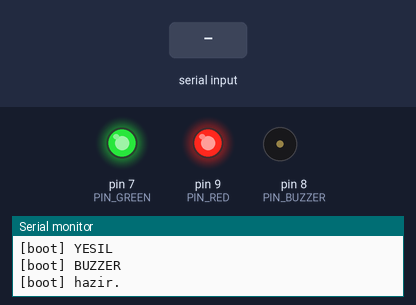
The sketch below on a simulated Arduino Uno, built with avr-gcc and run on an emulated ATmega328P. Parts: output pins drawn as LEDs (lit = HIGH), buzzer (waves = sounding), the last lines printed to the serial monitor. Inputs (shaded band) come from the test bench.

Above: at 3.3 s.
3.4 s: "R\n" received over Serial
At 3.57 s:
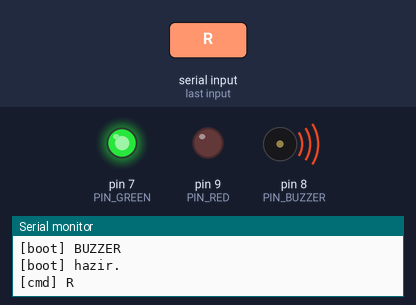
6.4 s: byte 66 ('B') received over Serial
At 7.5 s:
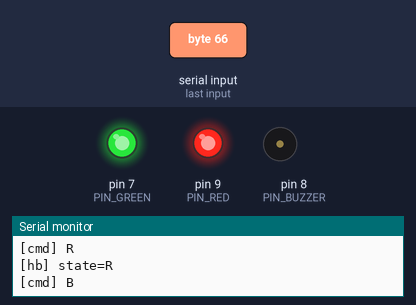
7.9 s: byte 84 ('T') received over Serial
At 8.5 s:
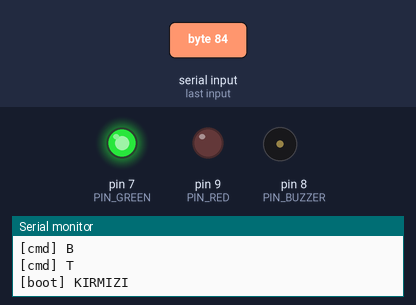
10.9 s: byte 116 ('t') received over Serial
At 12.2 s:
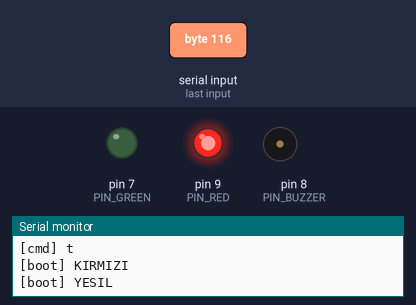
12.4 s: byte 71 ('G') received over Serial
At 12.62 s:
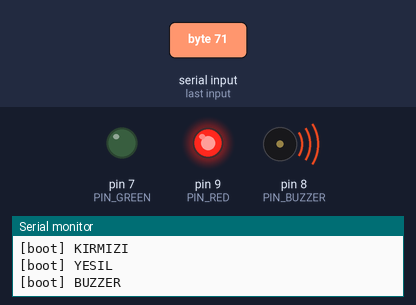
Timing chart, 0 to 19.4 s (numbered marks = the images above; inputs shaded):
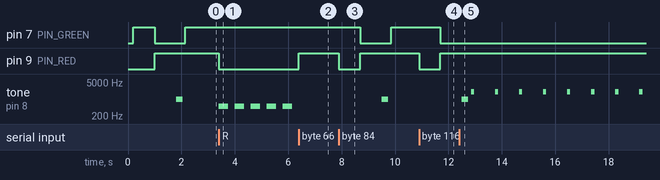

Measured:
- after the input at 3.4 s, pin 9 (PIN_RED): HIGH → LOW at once; tone on pin 8 (PIN_BUZZER): alternates 500 Hz for 0.35 s and silent for 0.25 s, starting at once
- after the input at 6.4 s, pin 9 (PIN_RED): LOW → HIGH at once; tone on pin 8 (PIN_BUZZER): stops changing and stays silent
- after the input at 7.9 s, pin 7 (PIN_GREEN): HIGH → LOW after 0.80 s, → HIGH 1.2 s later; pin 9 (PIN_RED): HIGH → LOW at once, → HIGH 0.80 s later; tone on pin 8 (PIN_BUZZER): silent → 1000 Hz after 1.6 s, → silent 0.25 s later
- after the input at 10.9 s, pin 7 (PIN_GREEN): HIGH → LOW after 0.80 s; pin 9 (PIN_RED): HIGH → LOW at once, → HIGH 0.80 s later
- after the input at 12.4 s, pin 7 (PIN_GREEN): stays LOW (without the input it goes to HIGH after 0.45 s)

The sketch:

face_recognition_arduino.ino
```cpp
/*
  Yuz Tanima - Arduino Tarafi (Common Anode kirmizi/yesil LED)
  Donanim:
    Buzzer:  bir bacak GND, diger bacak D8 (pasif buzzer)
    LED (COMMON ANODE - ortak/en uzun bacak +5V):
        Kirmizi -> 220 ohm -> D9
        Yesil   -> 220 ohm -> D7   (D11 tone() ile cakistigi icin D7'ye tasindi)
  COMMON ANODE: LOW = LED yanik, HIGH = sonuk.

  Seri komutlar (9600 baud):
    'G' -> Yesil sabit + periyodik kisa bip (taninan)
    'R' -> Kirmizi sabit + periyodik uzun bip (taninmayan)
    'B' -> Bekleme: hepsi kapali, sessiz
    'O' -> Hepsi kapali
    'T' -> Test
*/

const int PIN_BUZZER = 8;
const int PIN_RED    = 9;
const int PIN_GREEN  = 7;   // tone() Timer2 ile cakistigi icin D11 yerine D7

char lastState = 'O';
unsigned long lastBeep = 0;
unsigned long lastBeat = 0;

// COMMON ANODE: LOW = yanik, HIGH = sonuk
void setLeds(int r, int g, int b) {
  digitalWrite(PIN_RED,   (r > 0) ? LOW : HIGH);
  digitalWrite(PIN_GREEN, (g > 0) ? LOW : HIGH);
}

void allOff() {
  setLeds(0, 0, 0);
  noTone(PIN_BUZZER);
}

void beepShort() {
  tone(PIN_BUZZER, 2000, 120);
}

void beepLong() {
  tone(PIN_BUZZER, 500, 350);
}

void startupTest() {
  Serial.println(F("[boot] KIRMIZI"));
  setLeds(255, 0, 0); delay(800);
  Serial.println(F("[boot] YESIL"));
  setLeds(0, 255, 0); delay(800);
  Serial.println(F("[boot] BUZZER"));
  tone(PIN_BUZZER, 1000, 250);
  delay(350);
  allOff();
  allOff();
  Serial.println(F("[boot] hazir."));
}

void setup() {
  pinMode(PIN_BUZZER, OUTPUT);
  pinMode(PIN_RED,    OUTPUT);
  pinMode(PIN_GREEN,  OUTPUT);

  Serial.begin(9600);
  delay(200);
  Serial.println();
  Serial.println(F("=== Yuz Tanima Arduino ==="));

  allOff();
  startupTest();
  lastState = 'B';
}

void applyState(char s) {
  switch (s) {
    case 'G':
      setLeds(0, 255, 0);   // yesil sabit
      break;
    case 'R':
      setLeds(255, 0, 0);   // kirmizi sabit
      break;
    case 'B':
      allOff();             // bekleme: LED yok
      break;
    case 'O':
      allOff();
      break;
  }
}

void loop() {
  // 1) Gelen komutlari oku
  while (Serial.available() > 0) {
    char c = Serial.read();
    if (c == '\n' || c == '\r') continue;
    Serial.print(F("[cmd] ")); Serial.println(c);

    if (c == 'T' || c == 't') {
      startupTest();
      lastState = 'B';
      continue;
    }
    if (c == 'G' || c == 'g') c = 'G';
    else if (c == 'R' || c == 'r') c = 'R';
    else if (c == 'B' || c == 'b') c = 'B';
    else if (c == 'O' || c == 'o') c = 'O';
    else { Serial.println(F("[cmd] bilinmeyen")); continue; }

    lastState = c;
    applyState(c);
  }

  // 2) Durum sabit - LED'i de surekli zorla (tone sonrasi pin11 PWM bozulabilir)
  applyState(lastState);

  // 3) Periyodik bip
  unsigned long now = millis();
  if (lastState == 'G') {
    if (now - lastBeep >= 900) {   // her 0.9 sn bir kisa bip
      beepShort();
      lastBeep = now;
    }
  } else if (lastState == 'R') {
    if (now - lastBeep >= 600) {   // her 0.6 sn bir uzun bip
      beepLong();
      lastBeep = now;
    }
  } else {
    noTone(PIN_BUZZER);
  }

  // 4) Heartbeat
  if (now - lastBeat > 5000) {
    lastBeat = now;
    Serial.print(F("[hb] state=")); Serial.println(lastState);
  }
}
```
